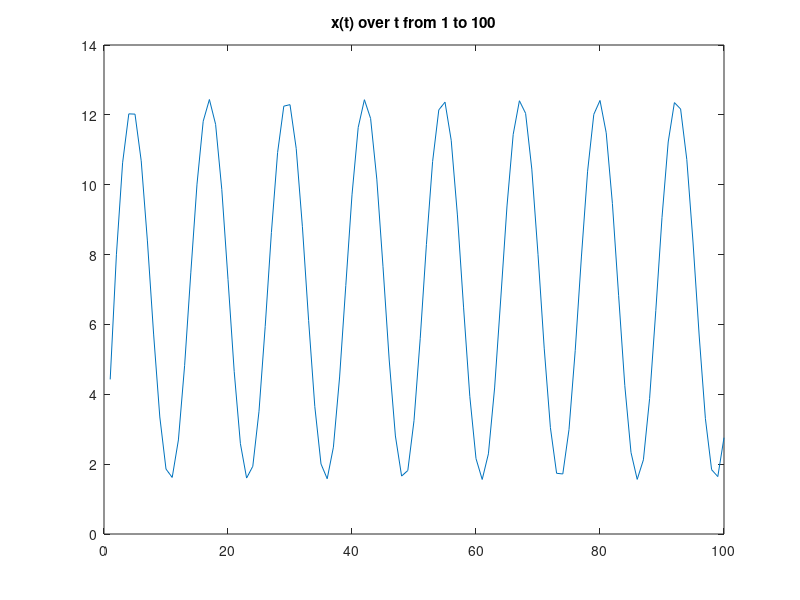

The MATLAB script that drew this image:
function hw3_485_last_problem_xt
x=[];

for t = 1:1:100
   f=@(s) (sin(0.5.*s).*3.*exp(-t+s))+(3.*exp(-t+s))+(sin(0.5.*s).*2.*exp(-0.5.*(t-s)))+(2.*exp(-0.5.*(t-s)));
   x(t)=integral(f,0,t);
end

disp(x);

disp("mean is: ")
disp(mean(x))
disp("var is: ")
disp(var(x))

plot(1:100,x);
title("x(t) over t from 1 to 100")

end